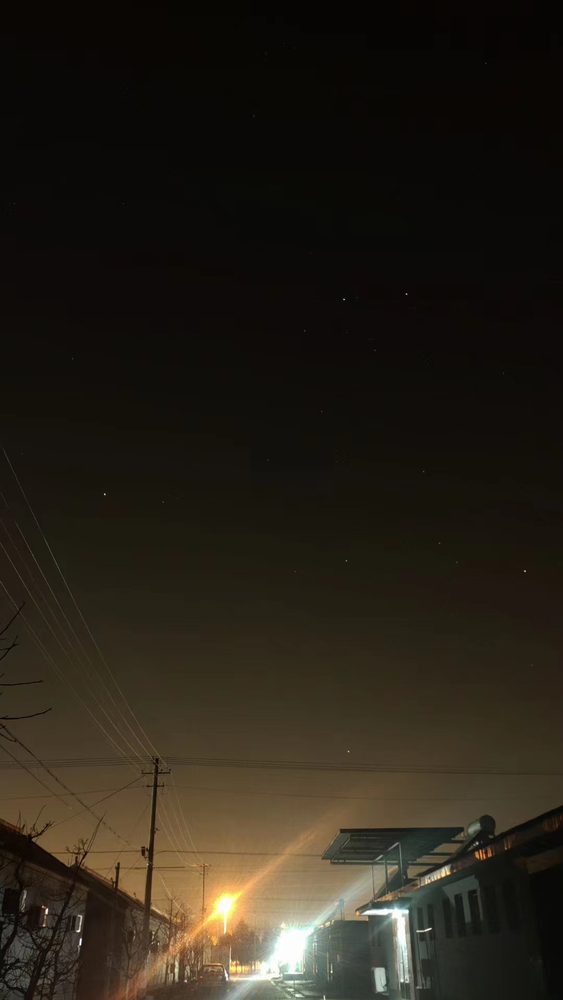
#> input picture xv_opencv_tutorials/imgs/star.png, 563 x 1000 px, shrunk from 1080 x 1917 before the run
$ python chenqi.py
#> lines starting #> are read from the running program, lines starting #| are printed output that depends on the picture; after the words box and inside, x2 and y2 are one past the last pixel; in counts of white or black regions, pixels touching at a corner belong together
import cv2 as cv
import numpy as np
from matplotlib import pyplot as plt


def main():
    # imgcopy[threshold == 2] = 100  # 连通域/背景（蓝）
    # img2 = cv.cvtColor(imgcopy, code=cv.COLOR_HSV2BGR)
    # cv.namedWindow("img2", cv.WINDOW_FREERATIO)
    # cv.imshow('img2', img2)

    img = cv.imread("../imgs/star.png")
#> img is the input picture: shape (1000, 563, 3); mean B, G, R 24.1, 33.8, 39.4
    imgcopy = img.copy()
    cv.namedWindow("img", cv.WINDOW_FREERATIO)
    cv.imshow('img', img)
    img = cv.cvtColor(img, code=cv.COLOR_BGR2GRAY)
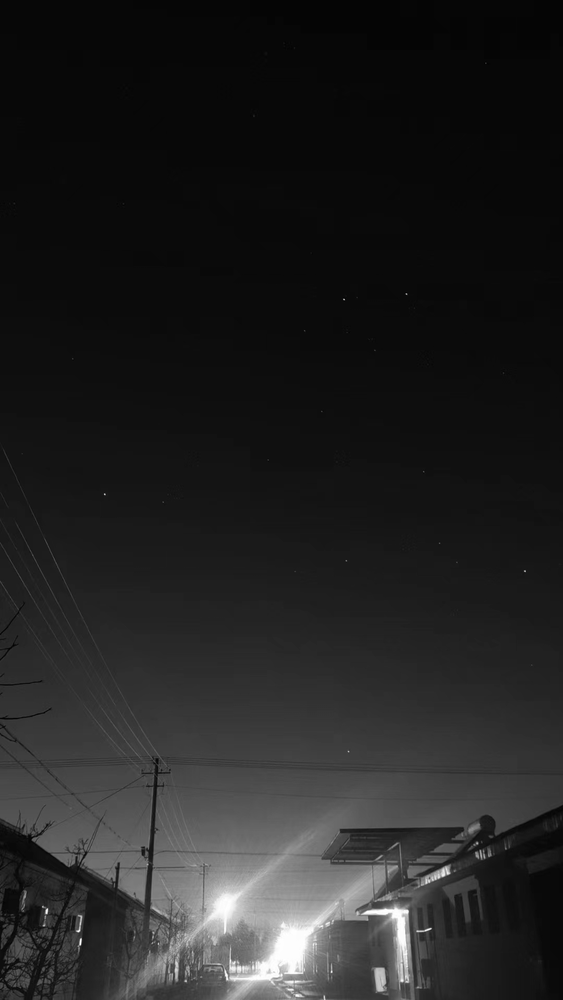
#> img: shape (1000, 563); min 1, max 255, mean 34.4
    threshold = cv.threshold(img, 150, 255,
                             cv.THRESH_BINARY_INV)[1]
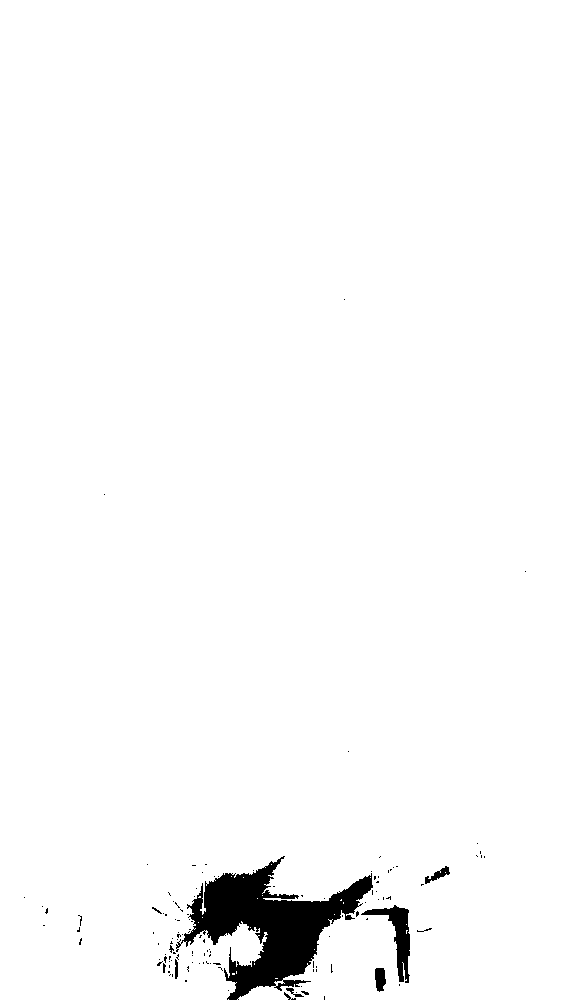
#> threshold: shape (1000, 563); 97.7% white; 123 black regions (113 under 20 px), largest, box (x1, y1, x2, y2) and area: (176, 856, 373, 1000) 10920, (361, 905, 410, 983) 1139, (375, 968, 386, 992) 210

    cv.namedWindow("threshold", cv.WINDOW_FREERATIO)
    cv.imshow('threshold', threshold)
    cv.namedWindow("threshold", cv.WINDOW_FREERATIO)
    cv.imshow('threshold', threshold)
    kernel = cv.getStructuringElement(shape=cv.MORPH_RECT, ksize=(3, 3))
    close_img = cv.morphologyEx(threshold, op=cv.MORPH_CLOSE, kernel=kernel, iterations=2)
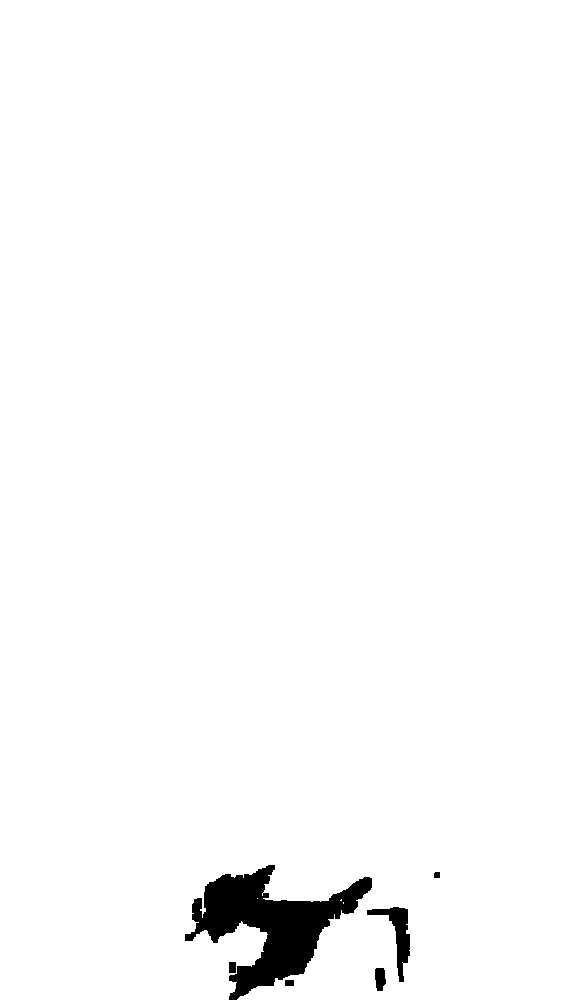
#> close_img: shape (1000, 563); 98% white; 6 black regions, box (x1, y1, x2, y2) and area: (185, 865, 372, 1000) 9922, (367, 907, 410, 982) 1016, (375, 968, 386, 991) 207, (229, 962, 236, 973) 77, (285, 980, 294, 986) 54, (434, 872, 440, 878) 35
    cv.namedWindow("close_img", cv.WINDOW_FREERATIO)
    cv.imshow('close_img', close_img)

    imgcopy[close_img == 0] = imgcopy[close_img == 0]-70
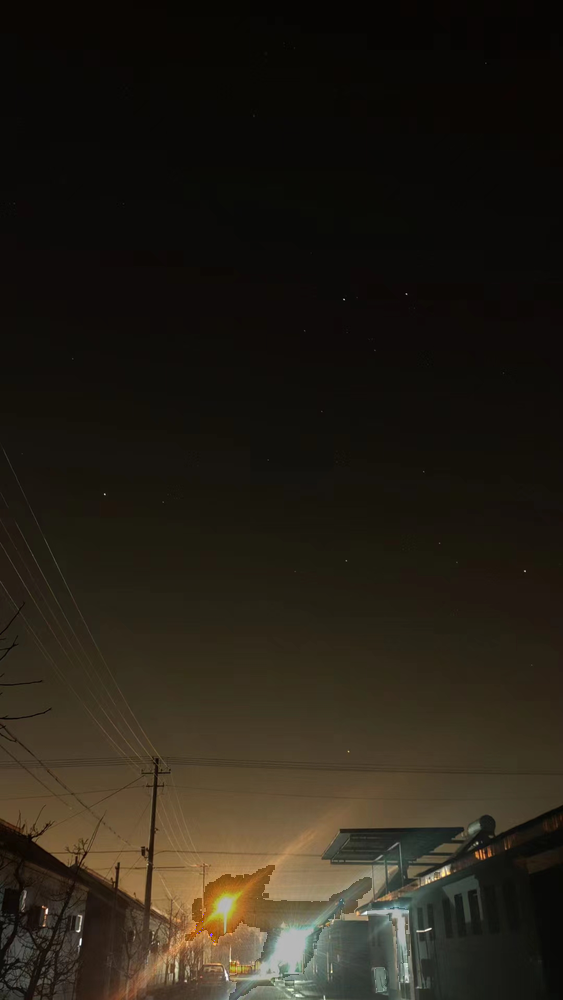
#> imgcopy: shape (1000, 563, 3); 2.01% of pixels changed, all inside (x1, y1, x2, y2) = (185, 865, 440, 1000)
    cv.namedWindow("imgcopy", cv.WINDOW_FREERATIO)
    cv.imshow('imgcopy', imgcopy)
    cv.waitKey(0)
    cv.destroyAllWindows()


if __name__ == "__main__":
    main()
